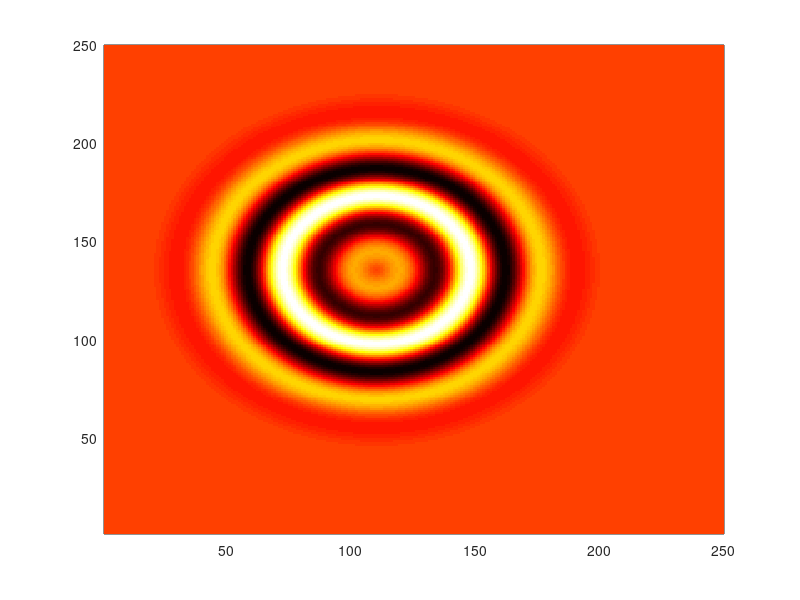

This figure's MATLAB source:
function pic=MakeHighResRing(x0,y0,test);
    %build ring picture for test purposes. JacobKers2016
%     pic=zeros(test.PicSize,test.PicSize);
if nargin <3
    test.PicSize=250;
    test.PatternRingWidth=10;
    test.PatternRingRadius=40;
    x0=110; y0=135;
end

    [Xpic,Ypic]=meshgrid(1:test.PicSize, 1:test.PicSize);
    radii=((Xpic-x0).^2+(Ypic-y0).^2).^0.5;
    for cl=1:test.PicSize
        for rw=1:test.PicSize
            RR=radii(rw,cl);
            pic(rw,cl)=(exp(-((RR-test.PatternRingRadius)/(sqrt(2)*test.PatternRingWidth*2)).^2)*...
                sin(2*pi*RR/(3*test.PatternRingWidth)));
        end
    end
    pic=round(2^8*pic);
    
    if nargin <3
        close all;
        pcolor(pic); shading flat; colormap hot;
    end
    dum=1;
